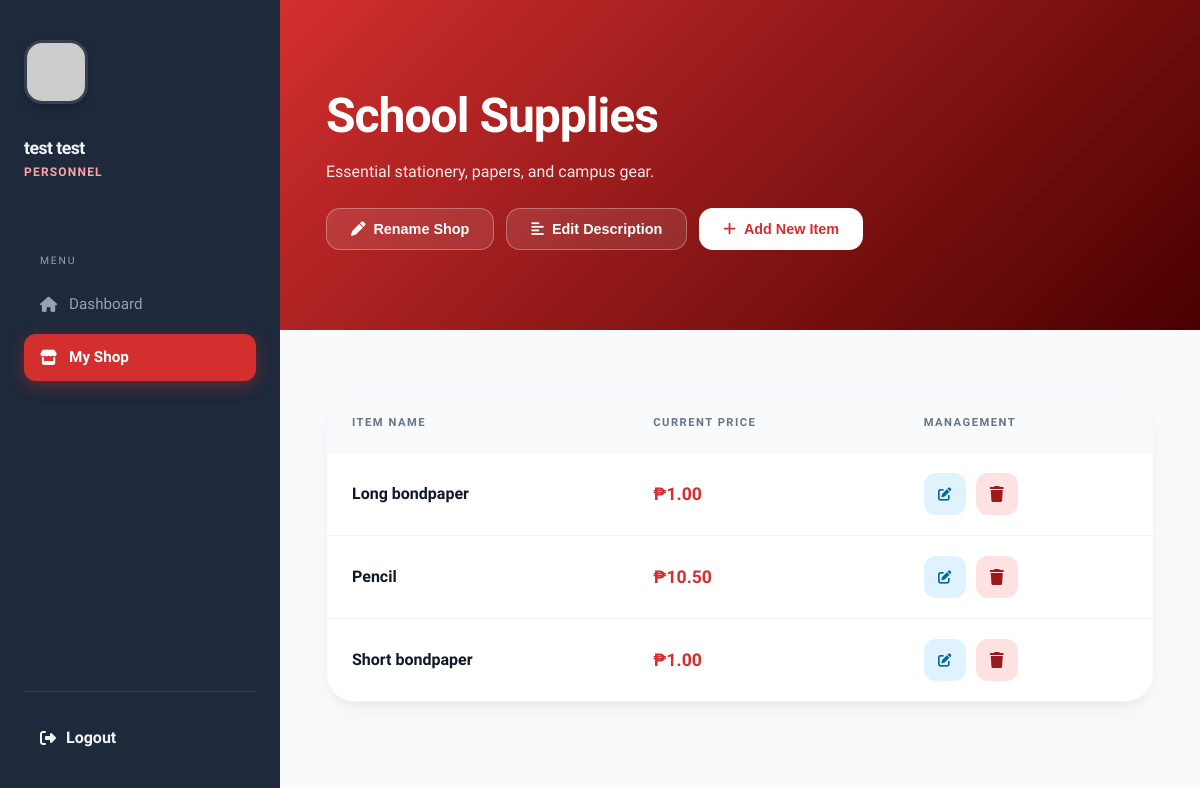
/manage_shop.php (signed in), run on the app's committed database.
### tables this page shows
CREATE TABLE `tblshop` (
  `sid` int(11) NOT NULL,
  `empid` int(11) NOT NULL,
  `sname` varchar(255) NOT NULL,
  `shop_description` varchar(255) NOT NULL
);

CREATE TABLE `tblitem` (
  `itemid` int(11) NOT NULL,
  `sid` int(11) NOT NULL,
  `itemname` varchar(255) NOT NULL,
  `price` decimal(10,2) NOT NULL
);

### manage_shop.php (the view, shortened to what this page needs)
<?php
require_once 'includes/connect.php';
$user_id = $_SESSION['user_id'];
$user_name = $_SESSION['user_name'];
$user_role = $_SESSION['user_role'];
$current_page = 'manage_shop';
$shopQuery = mysqli_query($conn, "SELECT * FROM tblshop WHERE empid = (SELECT empid FROM tblpersonnel WHERE accid = '$user_id') LIMIT 1");
$shop = mysqli_fetch_assoc($shopQuery);
$sid = $shop['sid'];
$sname = $shop['sname'];
$itemsQuery = mysqli_query($conn, "SELECT * FROM tblitem WHERE sid = '$sid' ORDER BY itemname ASC");
?>
<!DOCTYPE html>
<html lang="en">
<head>
    <link rel="stylesheet" href="https://cdnjs.cloudflare.com/ajax/libs/font-awesome/6.4.0/css/all.min.css">
</head>
<body>
<div class="app-container">
    <?php include 'includes/sidebar.php'; ?>
    <main class="main-content">
        <header class="hero">
            <h1 class="welcome-heading"><?php echo htmlspecialchars($sname); ?></h1>
            <?php if (!empty($shop['shop_description'])): ?>
                <p style="opacity: 0.9; margin-top: 0.5rem; font-weight: 500; max-width: 600px;">
                    <?php echo htmlspecialchars($shop['shop_description']); ?>
                </p>
            <?php endif; ?>
            <div class="header-actions">
                <button onclick="openShopEditModal('<?php echo addslashes(htmlspecialchars($sname)); ?>')" class="btn btn-outline">
                    <i class="fas fa-pen"></i> Rename Shop
                </button>
                <button onclick="openDescriptionModal('<?php echo addslashes(htmlspecialchars($shop['shop_description'] ?? '')); ?>')" class="btn btn-outline">
                    <i class="fas fa-align-left"></i> <?php echo empty($shop['shop_description']) ? 'Add Description' : 'Edit Description'; ?>
                </button>
                <button onclick="openModal()" class="btn btn-white"><i class="fas fa-plus"></i> Add New Item</button>
            </div>
        </header>
        <section class="content-body">
            <div class="items-card">
                <table>
                    <thead>
                        <tr><th>Item Name</th><th>Current Price</th><th>Management</th></tr>
                    </thead>
                    <tbody>
                        <?php if (mysqli_num_rows($itemsQuery) > 0): ?>
                            <?php while($row = mysqli_fetch_assoc($itemsQuery)): ?>
                                <tr>
                                    <td><strong><?php echo htmlspecialchars($row['itemname']); ?></strong></td>
                                    <td class="price-tag">₱<?php echo number_format($row['price'], 2); ?></td>
                                    <td class="actions">
                                        <button onclick="openEditModal(<?php echo $row['itemid']; ?>, '<?php echo addslashes(htmlspecialchars($row['itemname'])); ?>', <?php echo $row['price']; ?>)" class="action-btn edit"><i class="fas fa-edit"></i></button>
                                        <a href="process_delete_item.php?id=<?php echo $row['itemid']; ?>" class="action-btn delete" onclick="return confirm('Delete this item?');"><i class="fas fa-trash"></i></a>
                                    </td>
                                </tr>
                            <?php endwhile; ?>
                        <?php else: ?>
                            <tr><td colspan="3" style="text-align: center; padding: 50px; color: var(--text-muted);">No items yet.</td></tr>
                        <?php endif; ?>
                    </tbody>
                </table>
            </div>
        </section>
    </main>
</div>
</body>
</html>

### includes/sidebar.php
<aside class="sidebar">
    <div class="sidebar-inner">
        <div class="user-profile">
            <div class="avatar-container">
                <img src="https://ui-avatars.com/api/?name=<?php echo urlencode($user_name); ?>&background=800000&color=fff" alt="Avatar" class="user-avatar">
            </div>
            <div class="user-meta">
                <span class="u-name"><?php echo htmlspecialchars($user_name); ?></span>
                <span class="u-role"><?php echo htmlspecialchars($user_role); ?></span>
            </div>
        </div>
        <nav class="side-nav">
            <div class="nav-group">
                <label>Menu</label>
                <a href="dashboard.php" class="nav-item <?php echo ($current_page == 'dashboard') ? 'active' : ''; ?>">
                    <i class="fas fa-house"></i> Dashboard
                </a>
                <?php if ($user_role === 'PERSONNEL'): ?>
                    <a href="manage_shop.php" class="nav-item <?php echo ($current_page == 'manage_shop') ? 'active' : ''; ?>">
                        <i class="fas fa-store"></i> My Shop
                    </a>
                <?php endif; ?>
            </div>
        </nav>
        <div class="sidebar-footer">
            <a href="logout.php" class="logout-btn">
                <i class="fas fa-right-from-bracket"></i> Logout
            </a>
        </div>
    </div>
</aside>

### manage_shop.php (style rules this page uses)
:root { --primary: #d32f2f; --primary-dark: #4a0000; --bg-main: #f8fafc; --sidebar-bg: #1e293b; --sidebar-text: #f1f5f9; --sidebar-muted: #94a3b8; --sidebar-hover: rgba(255, 255, 255, 0.05); --sidebar-accent: #fca5a5; --text-main: #0f172a; --text-muted: #64748b; --card-shadow: 0 10px 25px -5px rgba(0, 0, 0, 0.05), 0 8px 10px -6px rgba(0, 0, 0, 0.05); --transition: 0.3s cubic-bezier(0.4, 0, 0.2, 1); }
* { margin: 0; padding: 0; box-sizing: border-box; }
body { font-family: 'Plus Jakarta Sans', sans-serif; background-color: var(--bg-main); color: var(--text-main); line-height: 1.5; }
.app-container { display: flex; min-height: 100vh; width: 100%; }
.sidebar { width: 280px; background: var(--sidebar-bg); padding: 2.5rem 1.5rem; position: sticky; top: 0; height: 100vh; display: flex; flex-direction: column; color: var(--sidebar-text); z-index: 100; }
.sidebar-inner { display: flex; flex-direction: column; height: 100%; }
.avatar-container { margin-bottom: 1.5rem; }
.user-avatar { width: 64px; height: 64px; border-radius: 18px; object-fit: cover; border: 3px solid rgba(255, 255, 255, 0.1); box-shadow: 0 4px 10px rgba(0, 0, 0, 0.2); }
.user-meta .u-name { display: block; font-weight: 700; font-size: 1.1rem; color: var(--sidebar-text); letter-spacing: -0.5px; }
.user-meta .u-role { display: block; font-size: 0.75rem; font-weight: 800; color: var(--sidebar-accent); text-transform: uppercase; letter-spacing: 1.2px; margin-top: 2px; }
.side-nav { margin-top: 2.5rem; flex-grow: 1; }
.nav-group label { display: block; font-size: 0.65rem; text-transform: uppercase; letter-spacing: 1.8px; color: var(--sidebar-muted); margin: 2rem 0 0.75rem 1rem; }
.nav-item { display: flex; align-items: center; gap: 12px; text-decoration: none; color: var(--sidebar-muted); padding: 12px 16px; border-radius: 12px; font-size: 0.95rem; font-weight: 500; transition: var(--transition); margin-bottom: 6px; }
.nav-item.active { background: var(--primary); color: white; font-weight: 700; box-shadow: 0 4px 15px rgba(211, 47, 47, 0.4); }
.sidebar-footer { margin-top: auto; padding-top: 1.5rem; border-top: 1px solid rgba(255, 255, 255, 0.1); }
.logout-btn { text-decoration: none; color: var(--sidebar-text); font-weight: 700; display: flex; align-items: center; gap: 10px; padding: 10px 16px; border-radius: 12px; transition: var(--transition); }
.main-content { flex: 1; display: flex; flex-direction: column; min-width: 0; }
.hero { position: relative; padding: 5rem 5%; background: linear-gradient(135deg, var(--primary) 0%, var(--primary-dark) 100%); color: white; overflow: hidden; }
.welcome-heading { font-size: clamp(2rem, 4vw, 3.5rem); font-weight: 800; letter-spacing: -1px; z-index: 1; position: relative; }
.header-actions { margin-top: 1.5rem; display: flex; gap: 12px; z-index: 1; position: relative; }
.btn { padding: 12px 24px; border-radius: 14px; font-weight: 700; font-size: 0.9rem; cursor: pointer; transition: var(--transition); border: none; display: flex; align-items: center; gap: 8px; }
.btn-white { background: white; color: var(--primary); }
.btn-outline { background: rgba(255,255,255,0.1); color: white; border: 1px solid rgba(255,255,255,0.3); }
.content-body { padding: 4rem 5%; }
.items-card { background: white; border-radius: 28px; overflow: hidden; box-shadow: var(--card-shadow); border: 1px solid rgba(241, 245, 249, 0.8); }
table { width: 100%; border-collapse: collapse; }
th { background: #f8fafc; text-align: left; padding: 20px 25px; font-size: 0.7rem; text-transform: uppercase; letter-spacing: 1.5px; color: var(--text-muted); }
td { padding: 20px 25px; border-top: 1px solid #f1f5f9; font-weight: 500; }
.price-tag { font-weight: 800; color: var(--primary); font-size: 1.1rem; }
.actions { display: flex; gap: 10px; }
.action-btn { width: 42px; height: 42px; border-radius: 12px; display: flex; align-items: center; justify-content: center; text-decoration: none; border: none; cursor: pointer; }
.edit { background: #e0f2fe; color: #0369a1; }
.delete { background: #fee2e2; color: #991b1b; }

### data on the page
tblshop: sname "School Supplies", shop_description "Essential stationery, papers, and campus gear."
tblitem: itemname "Long bondpaper", price "1.00"
tblitem: itemname "Pencil", price "10.50"
tblitem: itemname "Short bondpaper", price "1.00"

### other printed values
$user_name "test test"
$user_role "PERSONNEL"
